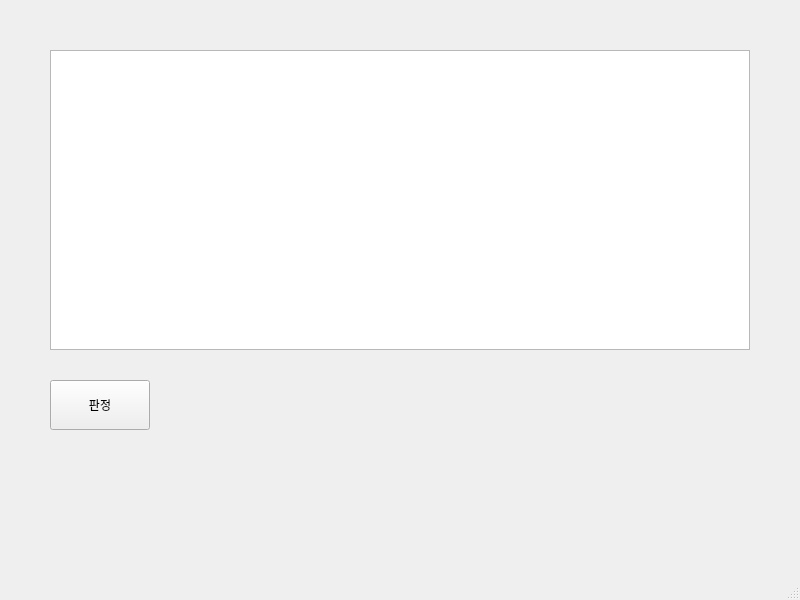
<?xml version="1.0" encoding="UTF-8"?>
<ui version="4.0">
 <class>MainWindow</class>
 <widget class="QMainWindow" name="MainWindow">
  <property name="geometry">
   <rect>
    <x>0</x>
    <y>0</y>
    <width>800</width>
    <height>600</height>
   </rect>
  </property>
  <property name="windowTitle">
   <string>MainWindow</string>
  </property>
  <widget class="QWidget" name="centralwidget">
   <widget class="QPushButton" name="pushButton">
    <property name="geometry">
     <rect>
      <x>50</x>
      <y>380</y>
      <width>100</width>
      <height>50</height>
     </rect>
    </property>
    <property name="styleSheet">
     <string notr="true">font: 10pt &quot;Arial&quot;;</string>
    </property>
    <property name="text">
     <string>판정</string>
    </property>
   </widget>
   <widget class="QTextEdit" name="textEdit">
    <property name="geometry">
     <rect>
      <x>50</x>
      <y>50</y>
      <width>700</width>
      <height>300</height>
     </rect>
    </property>
    <property name="styleSheet">
     <string notr="true">font: 10pt &quot;Arial&quot;;</string>
    </property>
   </widget>
   <widget class="QLabel" name="label">
    <property name="geometry">
     <rect>
      <x>50</x>
      <y>460</y>
      <width>100</width>
      <height>50</height>
     </rect>
    </property>
    <property name="styleSheet">
     <string notr="true">font: 75 15pt &quot;Arial&quot;;
</string>
    </property>
    <property name="text">
     <string/>
    </property>
   </widget>
  </widget>
  <widget class="QMenuBar" name="menubar">
   <property name="geometry">
    <rect>
     <x>0</x>
     <y>0</y>
     <width>800</width>
     <height>26</height>
    </rect>
   </property>
  </widget>
  <widget class="QStatusBar" name="statusbar"/>
 </widget>
 <resources/>
 <connections/>
</ui>
